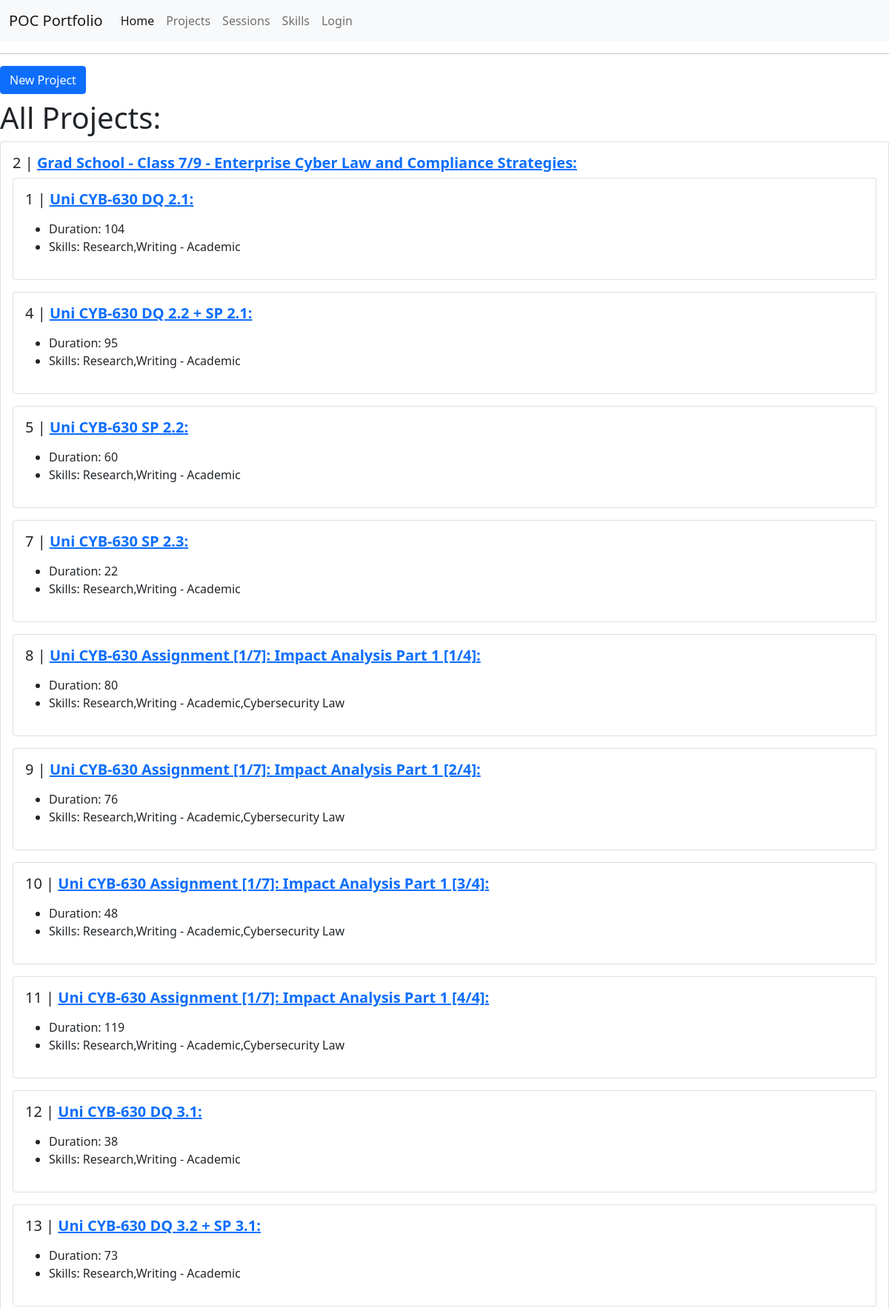
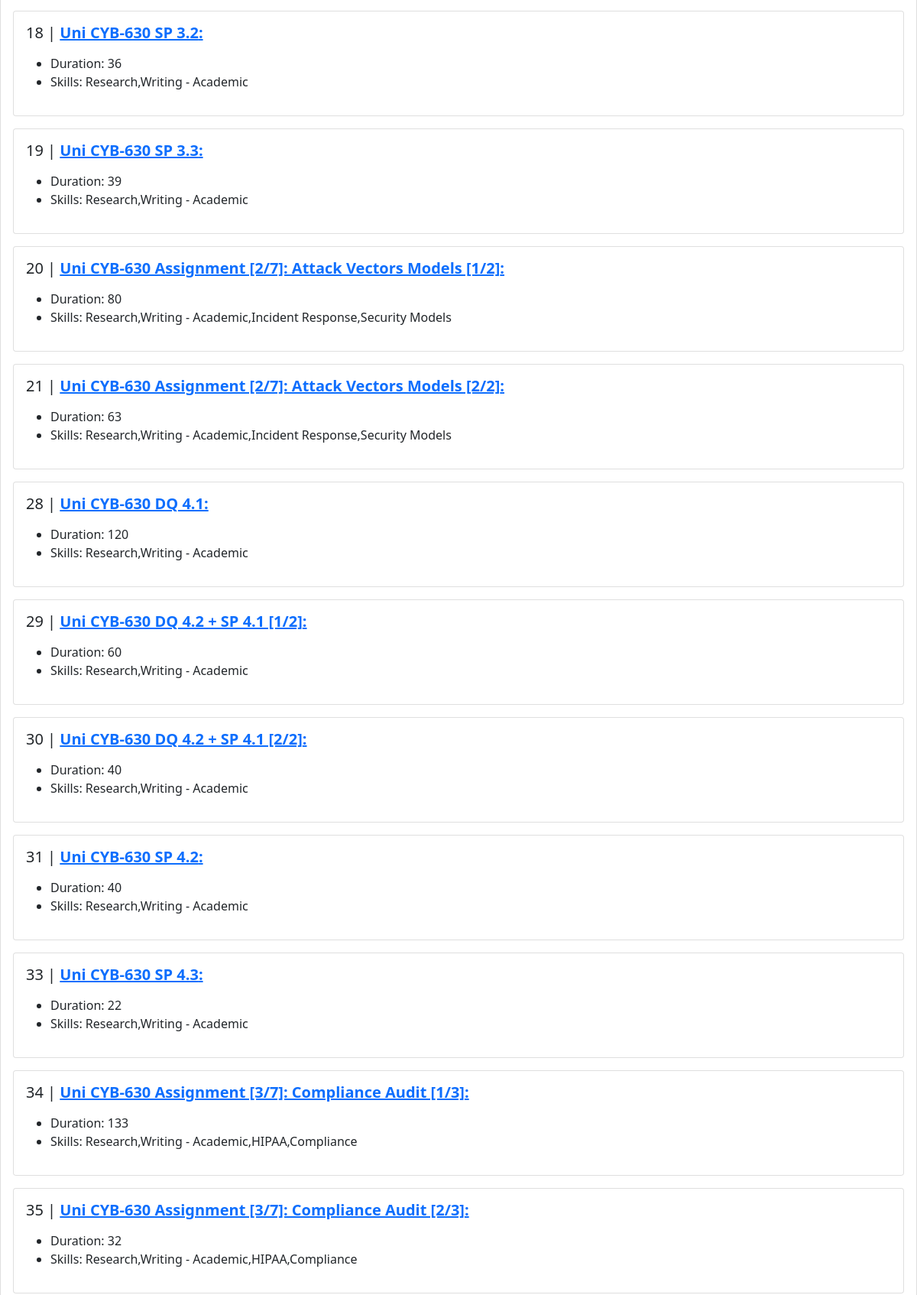
Screenshot of /project/2 (upper part) with the database file from the repository (2 pictures, top to bottom).
### app/models.py (models this page shows, shortened)
class Project(db.Model):
    id = db.Column(db.Integer, primary_key=True)
    name = db.Column(db.String(120), index=True, nullable=False)
    sessions = db.relationship("Session", backref="project", lazy="dynamic")
    def get_graphJSON(self):
        skills = []
        times = []
        for se in self.sessions.all():
            for sk in se.skills.all():
                skills.append(sk.name)
                times.append(se.duration)
        df = pd.DataFrame(
            {
                "Skills": skills,
                "Time (min)": times,
            }
        )
        fig = px.bar(df, x="Skills", y="Time (min)", barmode="group")
        graphJSON = json.dumps(fig, cls=plotly.utils.PlotlyJSONEncoder)
        return graphJSON

class Session(db.Model):
    id = db.Column(db.Integer, primary_key=True)
    name = db.Column(db.String(120), index=True, nullable=False)
    duration = db.Column(db.Integer, nullable=False)
    level = db.Column(db.String(16), index=True, nullable=False)
    explanation = db.Column(db.Text, index=True, nullable=True)
    created = db.Column(
        db.DateTime, index=True, default=datetime.utcnow, nullable=False
    )
    edited = db.Column(
        db.DateTime,
        index=True,
        default=datetime.utcnow,
        onupdate=datetime.utcnow,
        nullable=False,
    )
    starttime = db.Column(db.DateTime, index=True, nullable=False)
    endtime = db.Column(db.DateTime, index=True, nullable=False)
    private = db.Column(db.Boolean, default=False, nullable=False)
    user_id = db.Column(db.Integer, db.ForeignKey("user.id"), nullable=False)
    project_id = db.Column(
        db.Integer, db.ForeignKey("project.id"), nullable=False, default=1
    )
    skills = db.relationship(
        "Skill",
        secondary=bridge_session_skill,
        lazy="dynamic",
        backref=db.backref("sessions", lazy=True),
    )
    def get_skill_list_string(self):
        return ",".join([skill.name for skill in self.skills.all()])

class Skill(db.Model):
    id = db.Column(db.Integer, primary_key=True)
    name = db.Column(db.String(120), index=True, nullable=False)
    explanation = db.Column(db.Text, index=True, nullable=True)

### app/routes.py (the view)
@app.route("/project/<id>")
def project_one(id):
    projects = [Project.query.get(id)]
    if not projects[0]:
        raise ("Invalid session id")
    sessions = projects[0].sessions
    return render_template(
        "project_all.html",
        title=projects[0].name,
        projects=projects,
        sessions=sessions,
    )

### app/templates/project_all.html
{% extends "base.html" %}
{% block content %}
<a class="btn btn-primary btn-md mb-2" href="{{ url_for('project') }}" role="button">New Project</a>
<h1>All Projects:</h1>
  {% for project in projects %}
    {% if short_project %}
      {% include 'includes/project_short.html' %}
    {% else %}
      {% include 'includes/project.html' %}
    {% endif %}
  {% endfor %}
{% endblock %}

### app/templates/includes/project.html (shortened to what this page needs)
<div class="card mb-3">
  <div class="card-body">
    <h5 class="card-title">
      {{project.id}} | <a href="{{ url_for('project_one', id=project.id) }}"><b>{{ project.name }}: </b></a>
    </h5>
    {% for session in sessions %}
      {% include 'includes/session_short.html' %}
    {% endfor %}
  </div>
</div>

### app/templates/includes/session_short.html (shortened to what this page needs)
<div class="card mb-3">
  <div class="card-body">
    <h5 class="card-title">
      {{session.id}} | <a href="{{url_for('session_one', id=session.id) }}"><b> {{ session.name }}: </b></a>
    </h5>
    <p class="card-text">
      <ul>
        <li>Duration: {{ session.duration }}</li>
        <li>Skills: {{ session.get_skill_list_string() }}</li>
      </ul>
    </p>
  </div>
</div>

### rows the page displays
Project: id "2", name "Grad School - Class 7/9 - Enterprise Cyber Law and Compliance Strategies"

### other values shown
{{ session.id }} "1"
{{ session.name }} "Uni CYB-630 DQ 2.1"
{{ session.duration }} "104"
{{ session.get_skill_list_string() }} "Research,Writing - Academic"
{{ session.id }} "4"
{{ session.name }} "Uni CYB-630 DQ 2.2 + SP 2.1"
{{ session.duration }} "95"
{{ session.id }} "5"
{{ session.name }} "Uni CYB-630 SP 2.2"
{{ session.duration }} "60"
{{ session.id }} "7"
{{ session.name }} "Uni CYB-630 SP 2.3"
{{ session.duration }} "22"
{{ session.id }} "8"
{{ session.name }} "Uni CYB-630 Assignment [1/7]: Impact Analysis Part 1 [1/4]"
